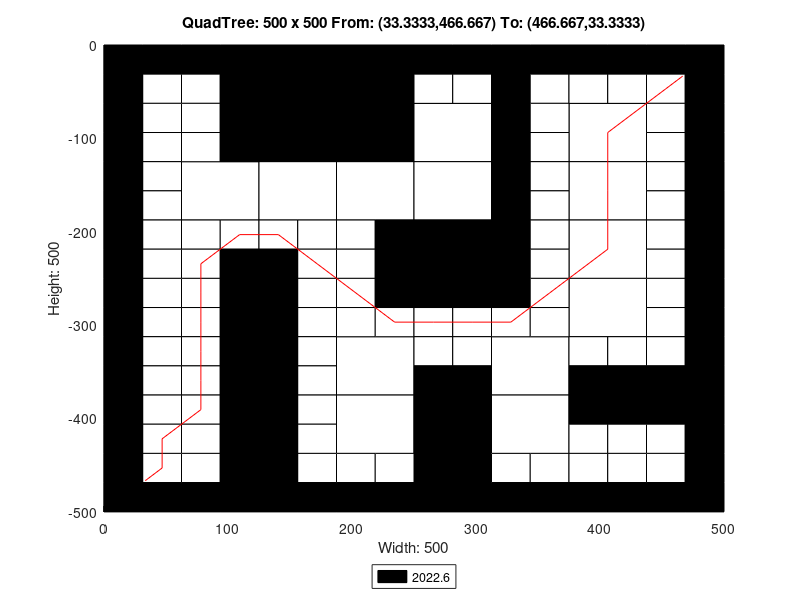

MATLAB code to generate this figure:
axis([0 500 -500 0]);
title('QuadTree: 500 x 500 From: (33.3333,466.667) To: (466.667,33.3333)');
xlabel('Width: 500');
ylabel('Height: 500');
rectangle('Position',[125 -125 125 125], 'FaceColor',[0 0 0]);
rectangle('Position',[62.5 -187.5 62.5 62.5], 'FaceColor',[1 1 1]);
rectangle('Position',[125 -187.5 62.5 62.5], 'FaceColor',[1 1 1]);
rectangle('Position',[187.5 -187.5 62.5 62.5], 'FaceColor',[1 1 1]);
rectangle('Position',[250 -125 62.5 62.5], 'FaceColor',[1 1 1]);
rectangle('Position',[375 -125 62.5 62.5], 'FaceColor',[1 1 1]);
rectangle('Position',[250 -187.5 62.5 62.5], 'FaceColor',[1 1 1]);
rectangle('Position',[250 -250 62.5 62.5], 'FaceColor',[0 0 0]);
rectangle('Position',[375 -187.5 62.5 62.5], 'FaceColor',[1 1 1]);
rectangle('Position',[375 -250 62.5 62.5], 'FaceColor',[1 1 1]);
rectangle('Position',[187.5 -375 62.5 62.5], 'FaceColor',[1 1 1]);
rectangle('Position',[187.5 -437.5 62.5 62.5], 'FaceColor',[1 1 1]);
rectangle('Position',[312.5 -375 62.5 62.5], 'FaceColor',[1 1 1]);
rectangle('Position',[375 -312.5 62.5 62.5], 'FaceColor',[1 1 1]);
rectangle('Position',[250 -437.5 62.5 62.5], 'FaceColor',[0 0 0]);
rectangle('Position',[312.5 -437.5 62.5 62.5], 'FaceColor',[1 1 1]);
rectangle('Position',[250 -500 62.5 62.5], 'FaceColor',[0 0 0]);
rectangle('Position',[0 -31.25 31.25 31.25], 'FaceColor',[0 0 0]);
rectangle('Position',[31.25 -31.25 31.25 31.25], 'FaceColor',[0 0 0]);
rectangle('Position',[0 -62.5 31.25 31.25], 'FaceColor',[0 0 0]);
rectangle('Position',[31.25 -62.5 31.25 31.25], 'FaceColor',[1 1 1]);
rectangle('Position',[62.5 -31.25 31.25 31.25], 'FaceColor',[0 0 0]);
rectangle('Position',[93.75 -31.25 31.25 31.25], 'FaceColor',[0 0 0]);
rectangle('Position',[62.5 -62.5 31.25 31.25], 'FaceColor',[1 1 1]);
rectangle('Position',[93.75 -62.5 31.25 31.25], 'FaceColor',[0 0 0]);
rectangle('Position',[0 -93.75 31.25 31.25], 'FaceColor',[0 0 0]);
rectangle('Position',[31.25 -93.75 31.25 31.25], 'FaceColor',[1 1 1]);
rectangle('Position',[0 -125 31.25 31.25], 'FaceColor',[0 0 0]);
rectangle('Position',[31.25 -125 31.25 31.25], 'FaceColor',[1 1 1]);
rectangle('Position',[62.5 -93.75 31.25 31.25], 'FaceColor',[1 1 1]);
rectangle('Position',[93.75 -93.75 31.25 31.25], 'FaceColor',[0 0 0]);
rectangle('Position',[62.5 -125 31.25 31.25], 'FaceColor',[1 1 1]);
rectangle('Position',[93.75 -125 31.25 31.25], 'FaceColor',[0 0 0]);
rectangle('Position',[0 -156.25 31.25 31.25], 'FaceColor',[0 0 0]);
rectangle('Position',[31.25 -156.25 31.25 31.25], 'FaceColor',[1 1 1]);
rectangle('Position',[0 -187.5 31.25 31.25], 'FaceColor',[0 0 0]);
rectangle('Position',[31.25 -187.5 31.25 31.25], 'FaceColor',[1 1 1]);
rectangle('Position',[0 -218.75 31.25 31.25], 'FaceColor',[0 0 0]);
rectangle('Position',[31.25 -218.75 31.25 31.25], 'FaceColor',[1 1 1]);
rectangle('Position',[0 -250 31.25 31.25], 'FaceColor',[0 0 0]);
rectangle('Position',[31.25 -250 31.25 31.25], 'FaceColor',[1 1 1]);
rectangle('Position',[62.5 -218.75 31.25 31.25], 'FaceColor',[1 1 1]);
rectangle('Position',[93.75 -218.75 31.25 31.25], 'FaceColor',[1 1 1]);
rectangle('Position',[62.5 -250 31.25 31.25], 'FaceColor',[1 1 1]);
rectangle('Position',[93.75 -250 31.25 31.25], 'FaceColor',[0 0 0]);
rectangle('Position',[125 -218.75 31.25 31.25], 'FaceColor',[1 1 1]);
rectangle('Position',[156.25 -218.75 31.25 31.25], 'FaceColor',[1 1 1]);
rectangle('Position',[125 -250 31.25 31.25], 'FaceColor',[0 0 0]);
rectangle('Position',[156.25 -250 31.25 31.25], 'FaceColor',[1 1 1]);
rectangle('Position',[187.5 -218.75 31.25 31.25], 'FaceColor',[1 1 1]);
rectangle('Position',[218.75 -218.75 31.25 31.25], 'FaceColor',[0 0 0]);
rectangle('Position',[187.5 -250 31.25 31.25], 'FaceColor',[1 1 1]);
rectangle('Position',[218.75 -250 31.25 31.25], 'FaceColor',[0 0 0]);
rectangle('Position',[250 -31.25 31.25 31.25], 'FaceColor',[0 0 0]);
rectangle('Position',[281.25 -31.25 31.25 31.25], 'FaceColor',[0 0 0]);
rectangle('Position',[250 -62.5 31.25 31.25], 'FaceColor',[1 1 1]);
rectangle('Position',[281.25 -62.5 31.25 31.25], 'FaceColor',[1 1 1]);
rectangle('Position',[312.5 -31.25 31.25 31.25], 'FaceColor',[0 0 0]);
rectangle('Position',[343.75 -31.25 31.25 31.25], 'FaceColor',[0 0 0]);
rectangle('Position',[312.5 -62.5 31.25 31.25], 'FaceColor',[0 0 0]);
rectangle('Position',[343.75 -62.5 31.25 31.25], 'FaceColor',[1 1 1]);
rectangle('Position',[312.5 -93.75 31.25 31.25], 'FaceColor',[0 0 0]);
rectangle('Position',[343.75 -93.75 31.25 31.25], 'FaceColor',[1 1 1]);
rectangle('Position',[312.5 -125 31.25 31.25], 'FaceColor',[0 0 0]);
rectangle('Position',[343.75 -125 31.25 31.25], 'FaceColor',[1 1 1]);
rectangle('Position',[375 -31.25 31.25 31.25], 'FaceColor',[0 0 0]);
rectangle('Position',[406.25 -31.25 31.25 31.25], 'FaceColor',[0 0 0]);
rectangle('Position',[375 -62.5 31.25 31.25], 'FaceColor',[1 1 1]);
rectangle('Position',[406.25 -62.5 31.25 31.25], 'FaceColor',[1 1 1]);
rectangle('Position',[437.5 -31.25 31.25 31.25], 'FaceColor',[0 0 0]);
rectangle('Position',[468.75 -31.25 31.25 31.25], 'FaceColor',[0 0 0]);
rectangle('Position',[437.5 -62.5 31.25 31.25], 'FaceColor',[1 1 1]);
rectangle('Position',[468.75 -62.5 31.25 31.25], 'FaceColor',[0 0 0]);
rectangle('Position',[437.5 -93.75 31.25 31.25], 'FaceColor',[1 1 1]);
rectangle('Position',[468.75 -93.75 31.25 31.25], 'FaceColor',[0 0 0]);
rectangle('Position',[437.5 -125 31.25 31.25], 'FaceColor',[1 1 1]);
rectangle('Position',[468.75 -125 31.25 31.25], 'FaceColor',[0 0 0]);
rectangle('Position',[312.5 -156.25 31.25 31.25], 'FaceColor',[0 0 0]);
rectangle('Position',[343.75 -156.25 31.25 31.25], 'FaceColor',[1 1 1]);
rectangle('Position',[312.5 -187.5 31.25 31.25], 'FaceColor',[0 0 0]);
rectangle('Position',[343.75 -187.5 31.25 31.25], 'FaceColor',[1 1 1]);
rectangle('Position',[312.5 -218.75 31.25 31.25], 'FaceColor',[0 0 0]);
rectangle('Position',[343.75 -218.75 31.25 31.25], 'FaceColor',[1 1 1]);
rectangle('Position',[312.5 -250 31.25 31.25], 'FaceColor',[0 0 0]);
rectangle('Position',[343.75 -250 31.25 31.25], 'FaceColor',[1 1 1]);
rectangle('Position',[437.5 -156.25 31.25 31.25], 'FaceColor',[1 1 1]);
rectangle('Position',[468.75 -156.25 31.25 31.25], 'FaceColor',[0 0 0]);
rectangle('Position',[437.5 -187.5 31.25 31.25], 'FaceColor',[1 1 1]);
rectangle('Position',[468.75 -187.5 31.25 31.25], 'FaceColor',[0 0 0]);
rectangle('Position',[437.5 -218.75 31.25 31.25], 'FaceColor',[1 1 1]);
rectangle('Position',[468.75 -218.75 31.25 31.25], 'FaceColor',[0 0 0]);
rectangle('Position',[437.5 -250 31.25 31.25], 'FaceColor',[1 1 1]);
rectangle('Position',[468.75 -250 31.25 31.25], 'FaceColor',[0 0 0]);
rectangle('Position',[0 -281.25 31.25 31.25], 'FaceColor',[0 0 0]);
rectangle('Position',[31.25 -281.25 31.25 31.25], 'FaceColor',[1 1 1]);
rectangle('Position',[0 -312.5 31.25 31.25], 'FaceColor',[0 0 0]);
rectangle('Position',[31.25 -312.5 31.25 31.25], 'FaceColor',[1 1 1]);
rectangle('Position',[62.5 -281.25 31.25 31.25], 'FaceColor',[1 1 1]);
rectangle('Position',[93.75 -281.25 31.25 31.25], 'FaceColor',[0 0 0]);
rectangle('Position',[62.5 -312.5 31.25 31.25], 'FaceColor',[1 1 1]);
rectangle('Position',[93.75 -312.5 31.25 31.25], 'FaceColor',[0 0 0]);
rectangle('Position',[0 -343.75 31.25 31.25], 'FaceColor',[0 0 0]);
rectangle('Position',[31.25 -343.75 31.25 31.25], 'FaceColor',[1 1 1]);
rectangle('Position',[0 -375 31.25 31.25], 'FaceColor',[0 0 0]);
rectangle('Position',[31.25 -375 31.25 31.25], 'FaceColor',[1 1 1]);
rectangle('Position',[62.5 -343.75 31.25 31.25], 'FaceColor',[1 1 1]);
rectangle('Position',[93.75 -343.75 31.25 31.25], 'FaceColor',[0 0 0]);
rectangle('Position',[62.5 -375 31.25 31.25], 'FaceColor',[1 1 1]);
rectangle('Position',[93.75 -375 31.25 31.25], 'FaceColor',[0 0 0]);
rectangle('Position',[125 -281.25 31.25 31.25], 'FaceColor',[0 0 0]);
rectangle('Position',[156.25 -281.25 31.25 31.25], 'FaceColor',[1 1 1]);
rectangle('Position',[125 -312.5 31.25 31.25], 'FaceColor',[0 0 0]);
rectangle('Position',[156.25 -312.5 31.25 31.25], 'FaceColor',[1 1 1]);
rectangle('Position',[187.5 -281.25 31.25 31.25], 'FaceColor',[1 1 1]);
rectangle('Position',[218.75 -281.25 31.25 31.25], 'FaceColor',[0 0 0]);
rectangle('Position',[187.5 -312.5 31.25 31.25], 'FaceColor',[1 1 1]);
rectangle('Position',[218.75 -312.5 31.25 31.25], 'FaceColor',[1 1 1]);
rectangle('Position',[125 -343.75 31.25 31.25], 'FaceColor',[0 0 0]);
rectangle('Position',[156.25 -343.75 31.25 31.25], 'FaceColor',[1 1 1]);
rectangle('Position',[125 -375 31.25 31.25], 'FaceColor',[0 0 0]);
rectangle('Position',[156.25 -375 31.25 31.25], 'FaceColor',[1 1 1]);
rectangle('Position',[0 -406.25 31.25 31.25], 'FaceColor',[0 0 0]);
rectangle('Position',[31.25 -406.25 31.25 31.25], 'FaceColor',[1 1 1]);
rectangle('Position',[0 -437.5 31.25 31.25], 'FaceColor',[0 0 0]);
rectangle('Position',[31.25 -437.5 31.25 31.25], 'FaceColor',[1 1 1]);
rectangle('Position',[62.5 -406.25 31.25 31.25], 'FaceColor',[1 1 1]);
rectangle('Position',[93.75 -406.25 31.25 31.25], 'FaceColor',[0 0 0]);
rectangle('Position',[62.5 -437.5 31.25 31.25], 'FaceColor',[1 1 1]);
rectangle('Position',[93.75 -437.5 31.25 31.25], 'FaceColor',[0 0 0]);
rectangle('Position',[0 -468.75 31.25 31.25], 'FaceColor',[0 0 0]);
rectangle('Position',[31.25 -468.75 31.25 31.25], 'FaceColor',[1 1 1]);
rectangle('Position',[0 -500 31.25 31.25], 'FaceColor',[0 0 0]);
rectangle('Position',[31.25 -500 31.25 31.25], 'FaceColor',[0 0 0]);
rectangle('Position',[62.5 -468.75 31.25 31.25], 'FaceColor',[1 1 1]);
rectangle('Position',[93.75 -468.75 31.25 31.25], 'FaceColor',[0 0 0]);
rectangle('Position',[62.5 -500 31.25 31.25], 'FaceColor',[0 0 0]);
rectangle('Position',[93.75 -500 31.25 31.25], 'FaceColor',[0 0 0]);
rectangle('Position',[125 -406.25 31.25 31.25], 'FaceColor',[0 0 0]);
rectangle('Position',[156.25 -406.25 31.25 31.25], 'FaceColor',[1 1 1]);
rectangle('Position',[125 -437.5 31.25 31.25], 'FaceColor',[0 0 0]);
rectangle('Position',[156.25 -437.5 31.25 31.25], 'FaceColor',[1 1 1]);
rectangle('Position',[125 -468.75 31.25 31.25], 'FaceColor',[0 0 0]);
rectangle('Position',[156.25 -468.75 31.25 31.25], 'FaceColor',[1 1 1]);
rectangle('Position',[125 -500 31.25 31.25], 'FaceColor',[0 0 0]);
rectangle('Position',[156.25 -500 31.25 31.25], 'FaceColor',[0 0 0]);
rectangle('Position',[187.5 -468.75 31.25 31.25], 'FaceColor',[1 1 1]);
rectangle('Position',[218.75 -468.75 31.25 31.25], 'FaceColor',[1 1 1]);
rectangle('Position',[187.5 -500 31.25 31.25], 'FaceColor',[0 0 0]);
rectangle('Position',[218.75 -500 31.25 31.25], 'FaceColor',[0 0 0]);
rectangle('Position',[250 -281.25 31.25 31.25], 'FaceColor',[0 0 0]);
rectangle('Position',[281.25 -281.25 31.25 31.25], 'FaceColor',[0 0 0]);
rectangle('Position',[250 -312.5 31.25 31.25], 'FaceColor',[1 1 1]);
rectangle('Position',[281.25 -312.5 31.25 31.25], 'FaceColor',[1 1 1]);
rectangle('Position',[312.5 -281.25 31.25 31.25], 'FaceColor',[0 0 0]);
rectangle('Position',[343.75 -281.25 31.25 31.25], 'FaceColor',[1 1 1]);
rectangle('Position',[312.5 -312.5 31.25 31.25], 'FaceColor',[1 1 1]);
rectangle('Position',[343.75 -312.5 31.25 31.25], 'FaceColor',[1 1 1]);
rectangle('Position',[250 -343.75 31.25 31.25], 'FaceColor',[1 1 1]);
rectangle('Position',[281.25 -343.75 31.25 31.25], 'FaceColor',[1 1 1]);
rectangle('Position',[250 -375 31.25 31.25], 'FaceColor',[0 0 0]);
rectangle('Position',[281.25 -375 31.25 31.25], 'FaceColor',[0 0 0]);
rectangle('Position',[437.5 -281.25 31.25 31.25], 'FaceColor',[1 1 1]);
rectangle('Position',[468.75 -281.25 31.25 31.25], 'FaceColor',[0 0 0]);
rectangle('Position',[437.5 -312.5 31.25 31.25], 'FaceColor',[1 1 1]);
rectangle('Position',[468.75 -312.5 31.25 31.25], 'FaceColor',[0 0 0]);
rectangle('Position',[375 -343.75 31.25 31.25], 'FaceColor',[1 1 1]);
rectangle('Position',[406.25 -343.75 31.25 31.25], 'FaceColor',[1 1 1]);
rectangle('Position',[375 -375 31.25 31.25], 'FaceColor',[0 0 0]);
rectangle('Position',[406.25 -375 31.25 31.25], 'FaceColor',[0 0 0]);
rectangle('Position',[437.5 -343.75 31.25 31.25], 'FaceColor',[1 1 1]);
rectangle('Position',[468.75 -343.75 31.25 31.25], 'FaceColor',[0 0 0]);
rectangle('Position',[437.5 -375 31.25 31.25], 'FaceColor',[0 0 0]);
rectangle('Position',[468.75 -375 31.25 31.25], 'FaceColor',[0 0 0]);
rectangle('Position',[312.5 -468.75 31.25 31.25], 'FaceColor',[1 1 1]);
rectangle('Position',[343.75 -468.75 31.25 31.25], 'FaceColor',[1 1 1]);
rectangle('Position',[312.5 -500 31.25 31.25], 'FaceColor',[0 0 0]);
rectangle('Position',[343.75 -500 31.25 31.25], 'FaceColor',[0 0 0]);
rectangle('Position',[375 -406.25 31.25 31.25], 'FaceColor',[0 0 0]);
rectangle('Position',[406.25 -406.25 31.25 31.25], 'FaceColor',[0 0 0]);
rectangle('Position',[375 -437.5 31.25 31.25], 'FaceColor',[1 1 1]);
rectangle('Position',[406.25 -437.5 31.25 31.25], 'FaceColor',[1 1 1]);
rectangle('Position',[437.5 -406.25 31.25 31.25], 'FaceColor',[0 0 0]);
rectangle('Position',[468.75 -406.25 31.25 31.25], 'FaceColor',[0 0 0]);
rectangle('Position',[437.5 -437.5 31.25 31.25], 'FaceColor',[1 1 1]);
rectangle('Position',[468.75 -437.5 31.25 31.25], 'FaceColor',[0 0 0]);
rectangle('Position',[375 -468.75 31.25 31.25], 'FaceColor',[1 1 1]);
rectangle('Position',[406.25 -468.75 31.25 31.25], 'FaceColor',[1 1 1]);
rectangle('Position',[375 -500 31.25 31.25], 'FaceColor',[0 0 0]);
rectangle('Position',[406.25 -500 31.25 31.25], 'FaceColor',[0 0 0]);
rectangle('Position',[437.5 -468.75 31.25 31.25], 'FaceColor',[1 1 1]);
rectangle('Position',[468.75 -468.75 31.25 31.25], 'FaceColor',[0 0 0]);
rectangle('Position',[437.5 -500 31.25 31.25], 'FaceColor',[0 0 0]);
rectangle('Position',[468.75 -500 31.25 31.25], 'FaceColor',[0 0 0]);
X=[466.667,453.125,406.25,406.25,406.25,359.375,328.125,296.875,265.625,234.375,203.125,171.875,140.625,109.375,78.125,78.125,78.125,78.125,78.125,78.125,46.875,46.875,33.3333];
Y=[-33.3333,-46.875,-93.75,-156.25,-218.75,-265.625,-296.875,-296.875,-296.875,-296.875,-265.625,-234.375,-203.125,-203.125,-234.375,-265.625,-296.875,-328.125,-359.375,-390.625,-421.875,-453.125,-466.667];
hold on;
plot(X,Y,'r');
legend('2022.6','Location','southoutside');
